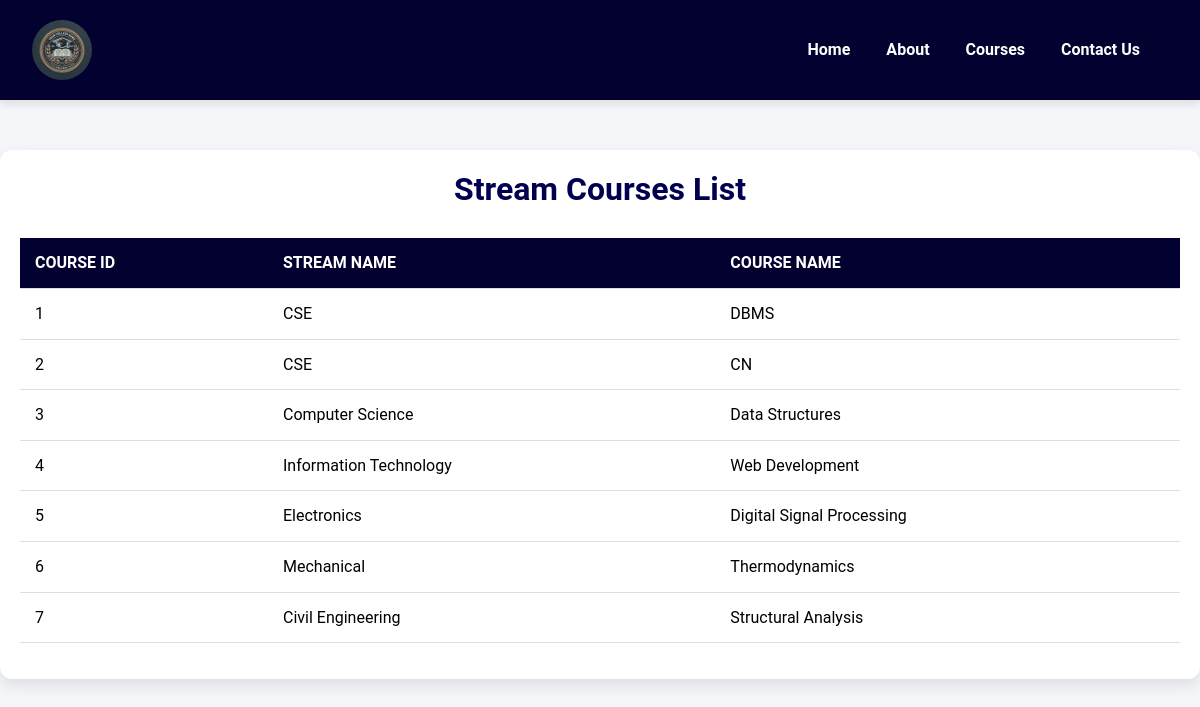
Page /show-courses/ on the committed database.
### dbms/models.py (models this page shows, shortened)
class StreamCourse(models.Model):
    id = models.AutoField(primary_key=True)
    stream_name = models.CharField(max_length=255)
    course_name = models.CharField(max_length=255)

### dbms/views.py (the view)
# urls.py: path('show-courses/', show_courses, name='show_courses'),
def show_courses(request):
    courses = StreamCourse.objects.all()  # Fetch all stream courses
    context = {
        'courses': courses,
    }
    return render(request, 'show_courses.html', context)

### templates/show_courses.html (shortened to what this page needs)
{% load static %}
<!DOCTYPE html>
<html lang="en">
<head>
    <link rel="stylesheet" href="https://cdn.jsdelivr.net/npm/bootstrap@5.3.3/dist/css/bootstrap.min.css" />
    <link rel="stylesheet" href="https://cdn.jsdelivr.net/npm/bootstrap@5.3.3/dist/css/bootstrap.min.css" />
    <link rel="stylesheet" href="{% static 'lib.css' %}" />
</head>
<body>
    <nav class="navbar navbar-expand-lg">
        <div class="container-fluid">
            <a class="navbar-brand" href="#">
                <img src="{% static 'images/logo.png' %}" alt="College Logo" />
            </a>
            <div class="collapse navbar-collapse" id="navbarNav">
                <ul class="navbar-nav ms-auto">
                    <li class="nav-item">
                        <a class="nav-link" href="{% url 'home' %}"> <b>Home</b></a>
                    </li>
                    <li class="nav-item">
                        <a class="nav-link" href="{% url 'about' %}"> <b>About</b></a>
                    </li>
                    <li class="nav-item">
                        <a class="nav-link" href="{% url 'show_courses' %}"> <b>Courses</b></a>
                    </li>
                    <li class="nav-item">
                        <a class="nav-link" href="{% url 'contact' %}"> <b>Contact Us</b></a>
                    </li>
                </ul>
            </div>
        </div>
    </nav>
    <div class="container">
        <h2>Stream Courses List</h2>
        <table class="table">
            <thead>
                <tr>
                    <th>Course ID</th>
                    <th>Stream Name</th>
                    <th>Course Name</th>
                </tr>
            </thead>
            <tbody>
                {% for course in courses %}
                <tr>
                    <td>{{ course.id }}</td>
                    <td>{{ course.stream_name }}</td>
                    <td>{{ course.course_name }}</td>
                </tr>
                {% endfor %}
            </tbody>
        </table>
    </div>
</body>
</html>

### dbms/static/lib.css (style rules this page uses)
*, *::before, *::after { box-sizing: border-box; margin: 0; padding: 0; }
body { background-color: #f4f6f9; font-family: "Roboto", sans-serif; color: #333; line-height: 1.6; font-size: 16px; }
.navbar { background-color: #02012f; padding: 15px 20px; box-shadow: 0 4px 8px rgba(0, 0, 0, 0.1); }
.navbar-brand { display: flex; align-items: center; }
.navbar-brand img { height: 60px; border-radius: 50%; margin-right: 10px; }
.nav-link { color: #ffffff !important; margin-right: 20px; font-size: 1rem; font-weight: 500; transition: color 0.3s ease; }

### templates/show_courses.html (style rules this page uses)
.container { max-width: 1200px; margin: 50px auto; padding: 20px; background-color: #ffffff; border-radius: 12px; box-shadow: 0 6px 15px rgba(0, 0, 0, 0.1); }
body { font-family: "Roboto", sans-serif; }
.table { width: 100%; border-collapse: collapse; margin-top: 20px; text-align: left; background-color: #f4f6f9; }
.table th, .table td { padding: 12px 15px; border-bottom: 1px solid #ddd; }
.table th { background-color: #02012f; color: #ffffff; font-weight: 700; text-transform: uppercase; }
.table tbody tr:nth-child(even) { background-color: #f9f9f9; }
h2 { text-align: center; color: #010050; font-size: 2rem; margin-bottom: 30px; font-weight: 600; }

### rows in the picture
StreamCourse: id "1", stream_name "CSE", course_name "DBMS"
StreamCourse: id "2", stream_name "CSE", course_name "CN"
StreamCourse: id "3", stream_name "Computer Science", course_name "Data Structures"
StreamCourse: id "4", stream_name "Information Technology", course_name "Web Development"
StreamCourse: id "5", stream_name "Electronics", course_name "Digital Signal Processing"
StreamCourse: id "6", stream_name "Mechanical", course_name "Thermodynamics"
StreamCourse: id "7", stream_name "Civil Engineering", course_name "Structural Analysis"
